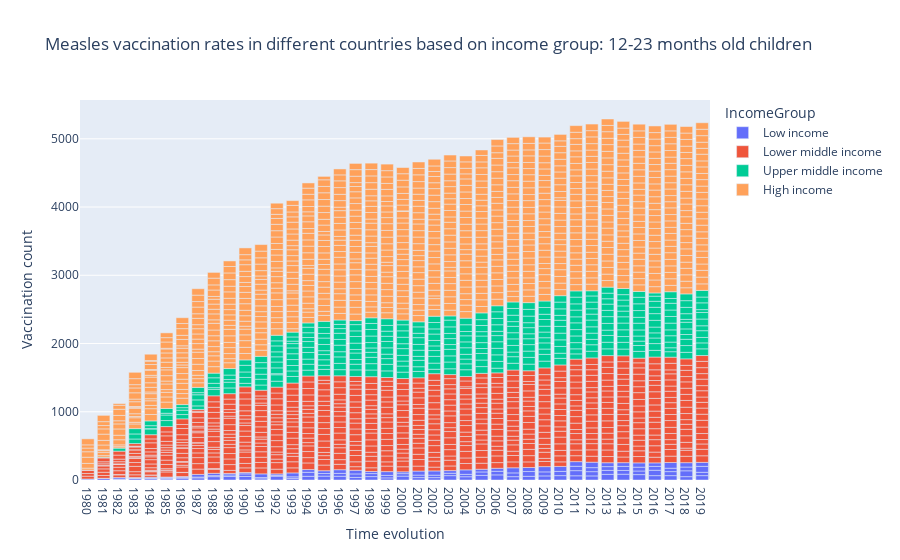

The notebook cell saved with this chart:
### Code cell
fig_1_2 = px.bar(final_vax_rate_income_df_sorted, x='year', y="value_", color="IncomeGroup",
             hover_data=["Country Name"],
             title='Measles vaccination rates in different countries based on income group: 12-23 months old children',
             category_orders={"IncomeGroup": ["Low income", "Lower middle income", "Upper middle income", "Hight income"]}, color_continuous_scale='Inferno')

fig_1_2.update_xaxes(tick0=0, dtick=1)

fig_1_2.update_layout({
    'yaxis': {"title": "Vaccination count"},
    "xaxis": {"title": "Time evolution"},
    "title": "Measles vaccination rates in different countries based on income group: 12-23 months old children"
    })

fig_1_2.show()

### Figure 1 — Plotly figure (JSON) as saved in the notebook; plotly's stock layout.template omitted (floating-point values rounded to 4 significant figures; data arrays with more than 128 entries replaced by an {"elided": "..."} marker saying what was removed)
{"data": [{"alignmentgroup": "True", "customdata": [["Uganda"], ["Afghanistan"], ["Ethiopia"], ["South Sudan"], ["Afghanistan"], ["South Sudan"], ["Afghanistan"], ["Uganda"], ["Uganda"], ["Uganda"], ["Afghanistan"], ["Ethiopia"], ["Ethiopia"], ["Uganda"], ["Ethiopia"], ["Afghanistan"], ["Afghanistan"], ["Uganda"], ["Uganda"], ["Uganda"], ["Afghanistan"], ["South Sudan"], ["Ethiopia"], ["Ethiopia"], ["Afghanistan"], ["Uganda"], ["Ethiopia"], ["Ethiopia"], ["Ethiopia"], ["Uganda"], ["Uganda"], ["Ethiopia"], ["Uganda"], ["Afghanistan"], ["Uganda"], ["Uganda"], ["Uganda"], ["Ethiopia"], ["Afghanistan"], ["Afghanistan"], ["South Sudan"], ["Ethiopia"], ["Ethiopia"], ["Afghanistan"], ["Ethiopia"], ["Ethiopia"], ["Afghanistan"], ["Afghanistan"], ["Ethiopia"], ["Ethiopia"], ["Uganda"], ["Uganda"], ["Uganda"], ["Afghanistan"], ["Ethiopia"], ["Afghanistan"], ["South Sudan"], ["Afghanistan"], ["Ethiopia"], ["Ethiopia"], ["South Sudan"], ["Uganda"], ["Uganda"], ["Afghanistan"], ["South Sudan"], ["Uganda"], ["Uganda"], ["Afghanistan"], ["Ethiopia"], ["Uganda"], ["Ethiopia"], ["Uganda"], ["Ethiopia"], ["Ethiopia"], ["Afghanistan"], ["Uganda"], ["Ethiopia"], ["Uganda"], ["Uganda"], ["Ethiopia"], ["Uganda"], ["South Sudan"], ["Afghanistan"], ["Afghanistan"], ["Ethiopia"], ["Afghanistan"], ["Afghanistan"], ["Ethiopia"], ["Afghanistan"], ["Afghanistan"], ["Ethiopia"], ["Afghanistan"], ["Ethiopia"], ["Uganda"], ["Ethiopia"], ["Uganda"], ["Uganda"], ["Afghanistan"], ["Ethiopia"], ["Ethiopia"], ["Ethiopia"], ["Afghanistan"], ["Uganda"], ["Uganda"], ["Ethiopia"], ["Afghanistan"], ["Afghanistan"], ["Afghanistan"], ["Uganda"], ["Afghanistan"], ["Ethiopia"], ["Uganda"], ["Ethiopia"], ["Afghanistan"], ["Afghanistan"], ["Uganda"], ["Uganda"], ["South Sudan"], ["Ethiopia"], ["Afghanistan"], ["Ethiopia"], ["Ethiopia"], ["Afghanistan"], ["Uganda"], ["Uganda"], ["Afghanistan"], ["Afghanistan"]], "hovertemplate": "IncomeGroup=Low income<br>year=%{x}<br>value_=%{y}<br>Country Name=%{customdata[0]}<extra></extra>", "legendgroup": "Low income", "marker": {"color": "#636efa", "pattern": {"shape": ""}}, "name": "Low income", "offsetgroup": "Low income", "orientation": "v", "showlegend": true, "textposition": "auto", "type": "bar", "x": [2014, 2019, 2007, 2018, 1985, 2014, 2007, 2018, 1998, 1984, 2002, 2008, 1984, 2013, 1982, 2014, 1982, 2008, 1981, 1996, 2009, 2019, 2009, 1981, 1997, 2019, 2014, 1980, 1997, 1997, 2009, 2010, 1982, 1984, 1995, 1983, 2007, 2019, 1996, 2008, 2013, 1998, 1995, 2010, 1983, 1996, 1983, 1998, 1985, 2018, 2006, 2015, 1989, 2017, 2001, 2016, 2011, 2001, 2017, 1989, 2015, 2000, 2003, 1989, 2012, 1992, 1988, 2004, 2003, 2011, 1992, 2016, 2002, 1991, 1991, 2001, 2012, 1990, 1991, 2016, 2002, 2016, 1992, 2012, 1990, 2003, 1990, 2004, 1993, 1999, 2015, 2011, 1994, 1986, 2013, 2010, 2005, 2006, 1986, 1993, 2006, 1986, 1985, 1994, 1999, 1995, 2015, 1987, 1999, 1994, 1987, 2012, 1988, 1988, 2013, 2004, 1987, 2017, 2000, 2005, 2011, 2005, 2000, 2017, 1993, 2018, 1980], "xaxis": "x", "y": [85, 64, 49, 49, 14, 55, 55, 86, 50, 18, 35, 54, 8, 83, 7, 60, 8, 70, 22, 55, 60, 49, 59, 3, 38, 87, 54, 4, 51, 54, 77, 64, 21, 14, 57, 20, 75, 58, 42, 59, 58, 44, 38, 62, 7, 54, 9, 31, 12, 55, 75, 79, 51, 64, 35, 64, 62, 37, 59, 23, 53, 57, 64, 22, 60, 56, 49, 48, 35, 75, 12, 79, 36, 17, 19, 59, 62, 52, 54, 57, 62, 51, 22, 59, 38, 39, 20, 35, 25, 31, 56, 64, 54, 27, 55, 73, 68, 53, 10, 22, 44, 14, 17, 59, 37, 41, 63, 31, 55, 40, 13, 80, 15, 34, 57, 66, 38, 50, 36, 50, 68, 40, 27, 83, 57, 64, 11], "yaxis": "y"}, {"alignmentgroup": "True", "customdata": {"elided": "681x1 str values"}, "hovertemplate": "IncomeGroup=Lower middle income<br>year=%{x}<br>value_=%{y}<br>Country Name=%{customdata[0]}<extra></extra>", "legendgroup": "Lower middle income", "marker": {"color": "#EF553B", "pattern": {"shape": ""}}, "name": "Lower middle income", "offsetgroup": "Lower middle income", "orientation": "v", "showlegend": true, "textposition": "auto", "type": "bar", "x": {"elided": "681 int values"}, "xaxis": "x", "y": {"elided": "681 int values"}, "yaxis": "y"}, {"alignmentgroup": "True", "customdata": {"elided": "337x1 str values"}, "hovertemplate": "IncomeGroup=Upper middle income<br>year=%{x}<br>value_=%{y}<br>Country Name=%{customdata[0]}<extra></extra>", "legendgroup": "Upper middle income", "marker": {"color": "#00cc96", "pattern": {"shape": ""}}, "name": "Upper middle income", "offsetgroup": "Upper middle income", "orientation": "v", "showlegend": true, "textposition": "auto", "type": "bar", "x": {"elided": "337 int values"}, "xaxis": "x", "y": {"elided": "337 int values"}, "yaxis": "y"}, {"alignmentgroup": "True", "customdata": {"elided": "913x1 str values"}, "hovertemplate": "IncomeGroup=High income<br>year=%{x}<br>value_=%{y}<br>Country Name=%{customdata[0]}<extra></extra>", "legendgroup": "High income", "marker": {"color": "#FFA15A", "pattern": {"shape": ""}}, "name": "High income", "offsetgroup": "High income", "orientation": "v", "showlegend": true, "textposition": "auto", "type": "bar", "x": {"elided": "913 int values"}, "xaxis": "x", "y": {"elided": "913 int values"}, "yaxis": "y"}], "layout": {"autosize": true, "barmode": "relative", "legend": {"title": {"text": "IncomeGroup"}, "tracegroupgap": 0}, "title": {"text": "Measles vaccination rates in different countries based on income group: 12-23 months old children"}, "xaxis": {"anchor": "y", "autorange": true, "domain": [0, 1], "dtick": 1, "range": [1980.0, 2020.0], "tick0": 0, "title": {"text": "Time evolution"}, "type": "linear"}, "yaxis": {"anchor": "x", "autorange": true, "domain": [0, 1], "range": [0, 5568.0], "title": {"text": "Vaccination count"}, "type": "linear"}}}
